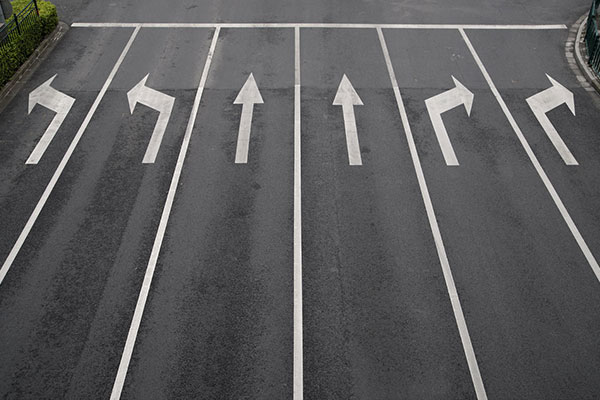
#> input picture lane-detection/lane.jpeg, 600 x 400 px
$ python cranny.py
#> lines starting #> are read from the running program, lines starting #| are printed output that depends on the picture; after the words box and inside, x2 and y2 are one past the last pixel; in counts of white or black regions, pixels touching at a corner belong together
import cv2 as cv
import numpy as np

def region_of_interest(img, vertices):
    mask = np.zeros_like(img)
    cv.fillPoly(mask, vertices, (255, 255, 255))
    masked_image = cv.bitwise_and(img, mask)
    return masked_image


image = cv.imread("flower.jpg", cv.IMREAD_GRAYSCALE)

canny_image = cv.Canny(image, threshold1=130, threshold2=160)

"""
cv.namedWindow('canny_image')
cv.moveWindow('canny_image', 0,0)
image = cv.resize(canny_image, (510, 510))
cv.imshow('canny_image', image)
"""

image_lane = cv.imread("lane.jpeg", cv.IMREAD_COLOR)
#> image_lane is the input picture: shape (400, 600, 3); mean B, G, R 92.9, 92, 92.3

hsv_image = cv.cvtColor(image_lane, cv.COLOR_BGR2HSV)
#> hsv_image: shape (400, 600, 3); mean H, S, V 105.7, 9.3, 94.1

# Range for white lanes
lower_white = np.array([0, 0, 200])
upper_white = np.array([255, 30, 255])

# Range for yellow lanes
lower_yellow = np.array([15, 100, 100])
upper_yellow = np.array([35, 255, 255])


white_mask = cv.inRange(hsv_image, lower_white, upper_white)
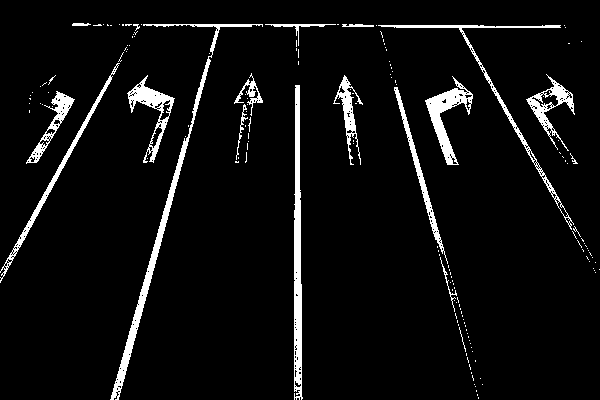
#> white_mask: shape (400, 600); 5.6% white; 162 white regions (143 under 20 px), largest, box (x1, y1, x2, y2) and area: (110, 24, 263, 400) 2430, (294, 85, 303, 400) 1989, (425, 76, 473, 165) 1292
yellow_mask = cv.inRange(hsv_image, lower_yellow, upper_yellow)
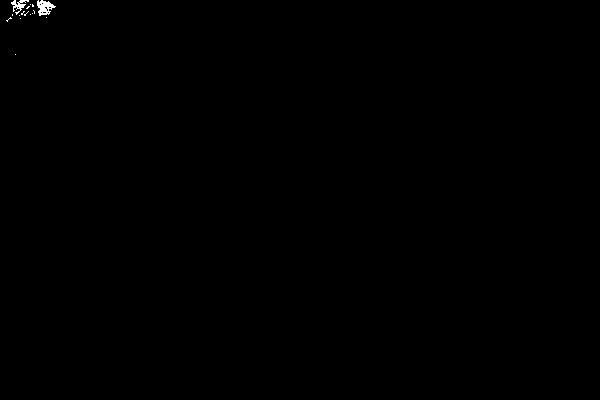
#> yellow_mask: shape (400, 600); 0.13% white; 16 white regions (14 under 20 px), largest, box (x1, y1, x2, y2) and area: (37, 0, 56, 16) 172, (11, 0, 29, 15) 105
combined_mask = cv.bitwise_or(white_mask, yellow_mask)

combined_mask = cv.resize(combined_mask, (image_lane.shape[1], image_lane.shape[0]))

mask_colored = cv.cvtColor(combined_mask, cv.COLOR_GRAY2BGR)

cv.imshow('Combined Mask', mask_colored)

filtered_image = cv.bitwise_and(image_lane, mask_colored)
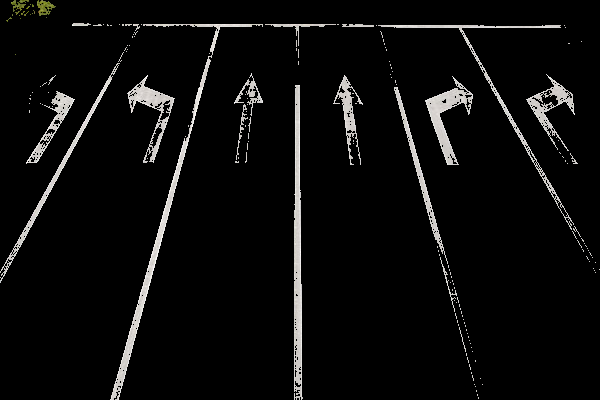
#> filtered_image: shape (400, 600, 3); mean B, G, R 11.7, 11.9, 12.1

vertices = np.array([[
    (100, 540),
    (900, 540),
    (550, 300),
    (400, 300),
]], dtype=np.int32)

roi_image = image_lane.copy()

cv.rectangle(roi_image, (400, 300), (900, 540), (0, 0, 255), 3)
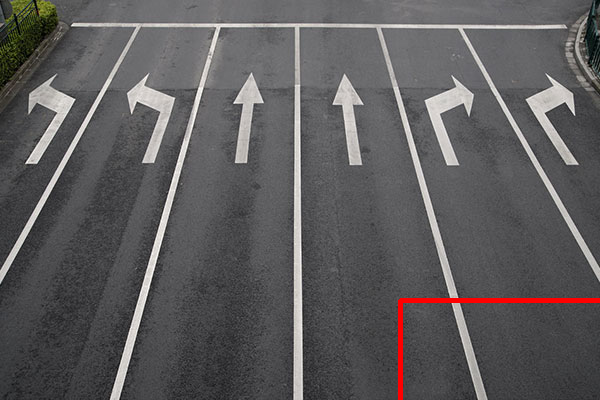
#> roi_image: shape (400, 600, 3); 0.62% of pixels changed, all inside (x1, y1, x2, y2) = (398, 298, 600, 400)

roi_filtered_image = region_of_interest(filtered_image, vertices)
#> in region_of_interest, `cv.fillPoly(mask, vertices, (255, 255, 255))`:
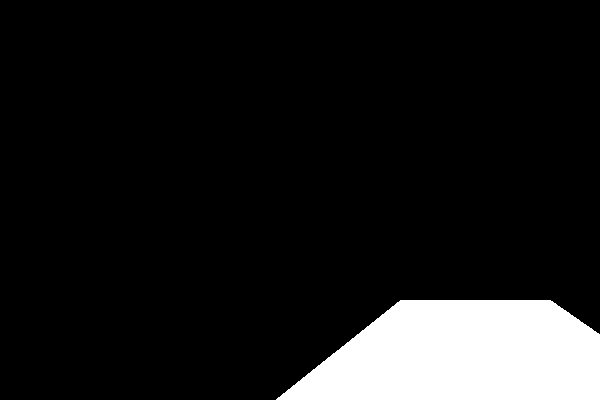
#> mask: shape (400, 600, 3); 10.6% white; 1 white region, box (x1, y1, x2, y2) and area: (276, 300, 600, 400) 25362

roi_image_resized = cv.resize(roi_image, (510, 510))
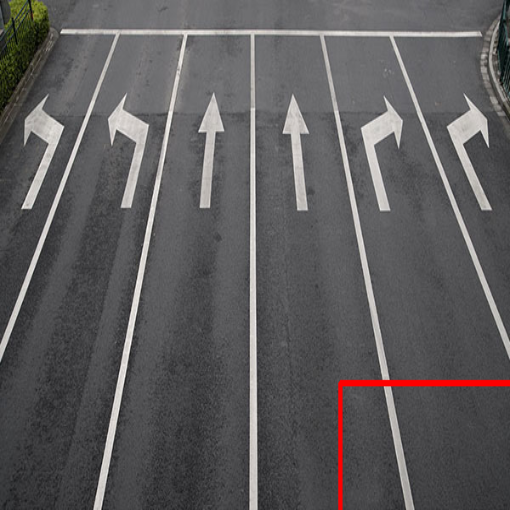
#> roi_image_resized: shape (510, 510, 3); mean B, G, R 92.3, 91.4, 93.3
roi_filtered_image_resized = cv.resize(roi_filtered_image, (510, 510))
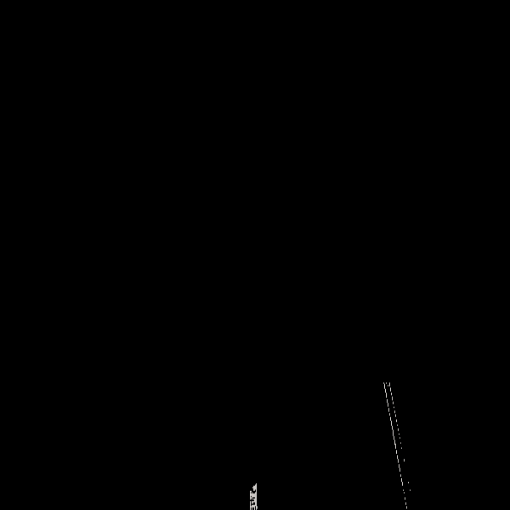
#> roi_filtered_image_resized: shape (510, 510, 3); mean B, G, R 0.2, 0.2, 0.2

cv.imshow('ROI on Original Image', roi_image_resized)
cv.imshow('Filtered Image with ROI', roi_filtered_image_resized)

cv.waitKey(0)
cv.destroyAllWindows()

$ run again, with lane-detection/highway.jpg copied over lane-detection/lane.jpeg
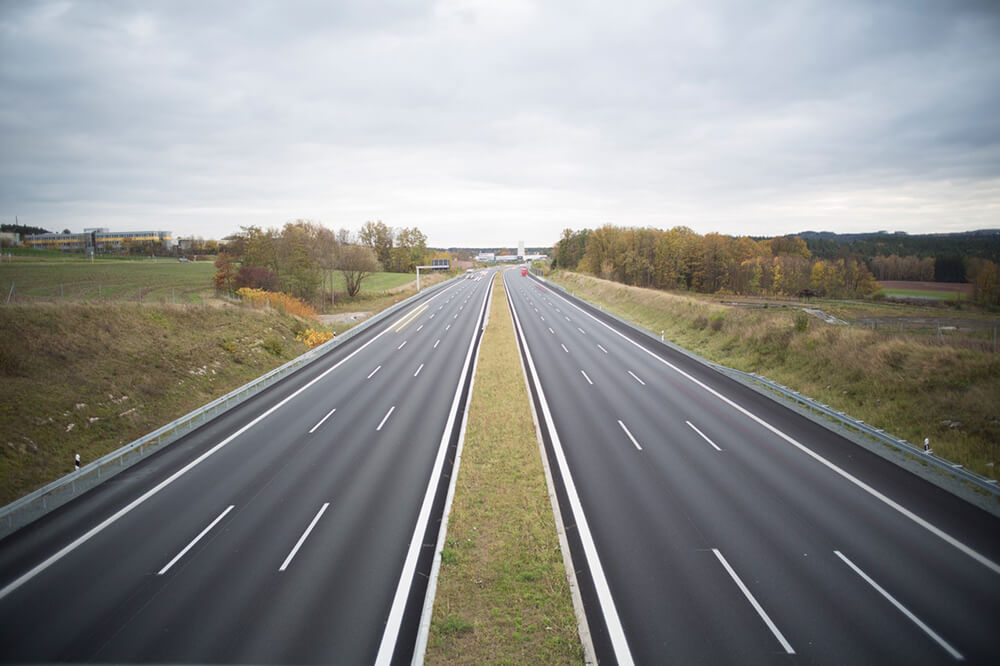
#> input picture lane-detection/highway.jpg, 1000 x 666 px
#> image_lane is the input picture: shape (666, 1000, 3); mean B, G, R 139.3, 141.7, 141.2
#> hsv_image: shape (666, 1000, 3); mean H, S, V 83.3, 39.5, 149.8
#> `white_mask = cv.inRange(hsv_image, lower_white, upper_white)`:
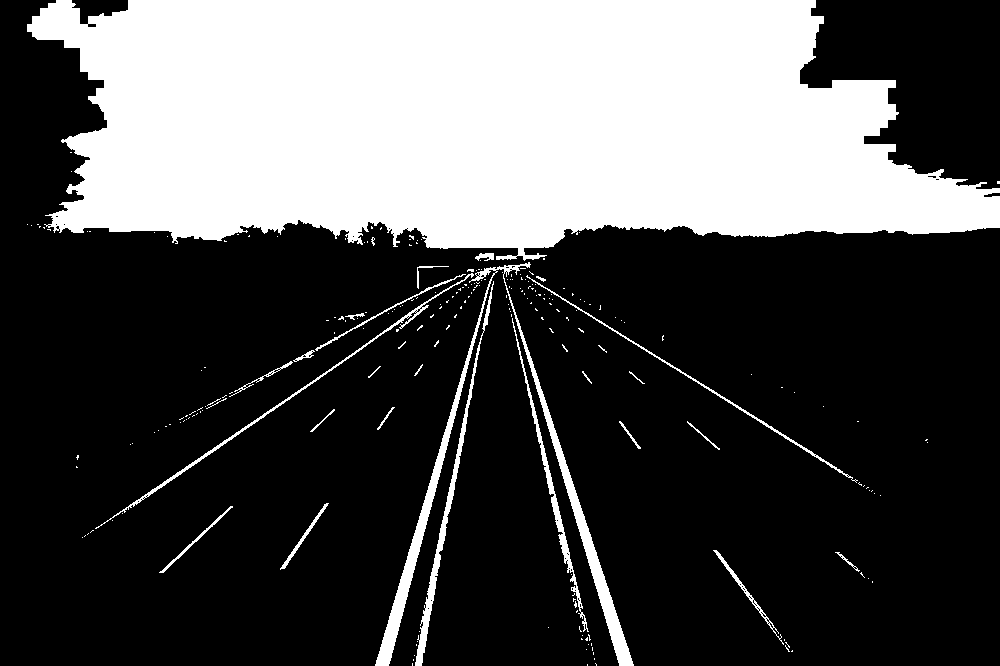
#> white_mask: shape (666, 1000); 30.8% white; 239 white regions (213 under 20 px), largest, box (x1, y1, x2, y2) and area: (27, 0, 1000, 261) 190400, (375, 262, 634, 666) 6463, (415, 281, 494, 666) 1850
#> yellow_mask: shape (666, 1000); 3.6% white; 1381 white regions (1257 under 20 px), largest, box (x1, y1, x2, y2) and area: (473, 448, 575, 634) 4904, (651, 229, 774, 280) 2316, (235, 287, 334, 348) 1709
#> combined_mask: shape (666, 1000); 34.3% white; 1614 white regions (1468 under 20 px), largest, box (x1, y1, x2, y2) and area: (27, 0, 1000, 280) 192716, (375, 262, 634, 666) 6463, (473, 448, 575, 634) 4904
#> roi_image: shape (666, 1000, 3); 1.11% of pixels changed, all inside (x1, y1, x2, y2) = (398, 298, 903, 543)
#> mask: shape (666, 1000, 3); 17.2% white; 1 white region, box (x1, y1, x2, y2) and area: (100, 300, 901, 541) 114801
#> `roi_filtered_image_resized = cv.resize(roi_filtered_image, (510, 510))`:
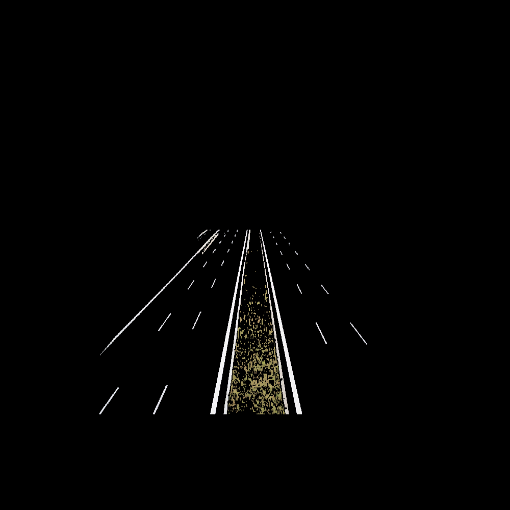
#> roi_filtered_image_resized: shape (510, 510, 3); mean B, G, R 2.8, 3.1, 3.2
